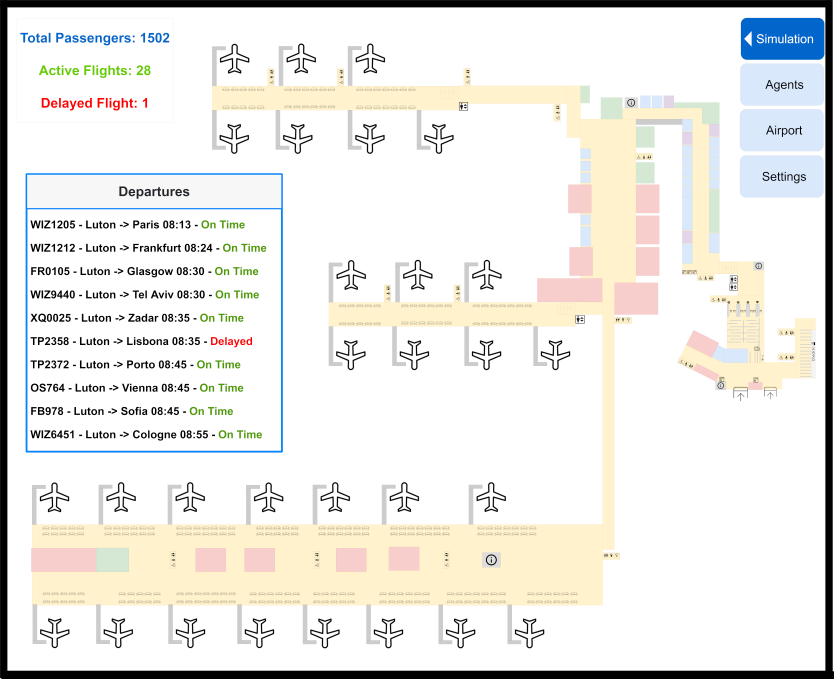
#> input picture layout_parser/in/full.png, 2500 x 2036 px (shown at 1/3 size)
$ python -i parse_image.py   (imports and definitions only)
#> lines starting #> are read from the running program, lines starting #| are printed output that depends on the picture; after the words box and inside, x2 and y2 are one past the last pixel; in counts of white or black regions, pixels touching at a corner belong together
#> further down, picture is the input picture: shape (2036, 2500, 3); mean B, G, R 229.7, 233.8, 234.9
import cv2
import json
import uuid
import glob
import os

import numpy as np
from absl import app, flags
from absl.flags import FLAGS
from no_indent import NoIndent, NoIndentEncoder

# [4 lines of commented-out code are left out]


# [95 lines left out: functions filter_min_contour, contour_to_list, split_obj_def, parse_objects, parse_gates, not called in this run]


# def parse_items(img: np.ndarray):
#     hsv_img = cv2.cvtColor(img, cv2.COLOR_RGB2HSV)
#
#     object_colors = list(map(lambda x: x.split(" "), SMALL_ITEMS.split(";")))
#
#     items = {}
#     for object_color in object_colors:
#         color = list(map(lambda x: float(x), object_color[0].split(",")))
#         low_b = (color[2] - 1, color[1] - 1, color[0] - 1)
#         up_b = (color[2] + 1, color[1] + 1, color[0] + 1)
#         color_hsv = cv2.cvtColor(
#             np.uint8([[[color[2], color[1], color[0]]]]), cv2.COLOR_BGR2HSV
#         )
#         low_b = np.array([
#             color_hsv[0][0][0] - 10 if color_hsv[0][0][0] - 10 > 0 else 0,
#             color_hsv[0][0][1] - 5 if color_hsv[0][0][1] - 5 > 0 else 0,
#             color_hsv[0][0][2] - 10 if color_hsv[0][0][2] - 10 > 0 else 0,
#         ])
#         up_b = np.array([
#             color_hsv[0][0][0] + 50 if color_hsv[0][0][0] + 50 < 360 else 360,
#             color_hsv[0][0][1] + 5 if color_hsv[0][0][1] + 5 < 255 else 255,
#             color_hsv[0][0][2] + 10 if color_hsv[0][0][2] + 10 < 255 else 255,
#         ])
#         # print(color)
#         # print(color_hsv)
#         # print(low_b)
#         # print(up_b)
#         mask = cv2.inRange(img, low_b, up_b)
#         # cv2.imshow(object_color[1], mask)
#         # cv2.waitKey()
#         contours, hierarchy = cv2.findContours(
#             mask, cv2.RETR_CCOMP, cv2.CHAIN_APPROX_SIMPLE
#         )
#         filtered = filter_min_contour(contours, eps=2)
#         items[object_color[1]] = {
#             "points": filtered,
#             "ids": list(map(lambda x: uuid.uuid4().hex, filtered)),
#             "color": "#%02x%02x%02x" % (int(color[0]), int(color[1]), int(color[2])),
#         }
#
#     return items


def parse_layout(img: np.ndarray):
    grayImage = cv2.cvtColor(img, cv2.COLOR_BGR2GRAY)
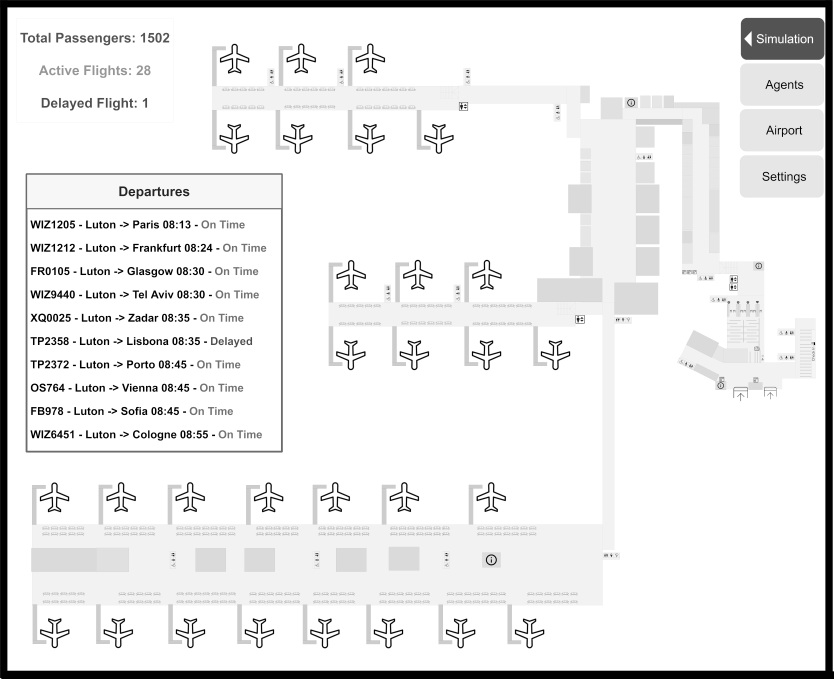
#> grayImage: shape (2036, 2500) (shown at 1/3 size); min 0, max 255, mean 233.7
    thresh, blackAndWhiteImage = cv2.threshold(grayImage, 250, 255, cv2.THRESH_BINARY)
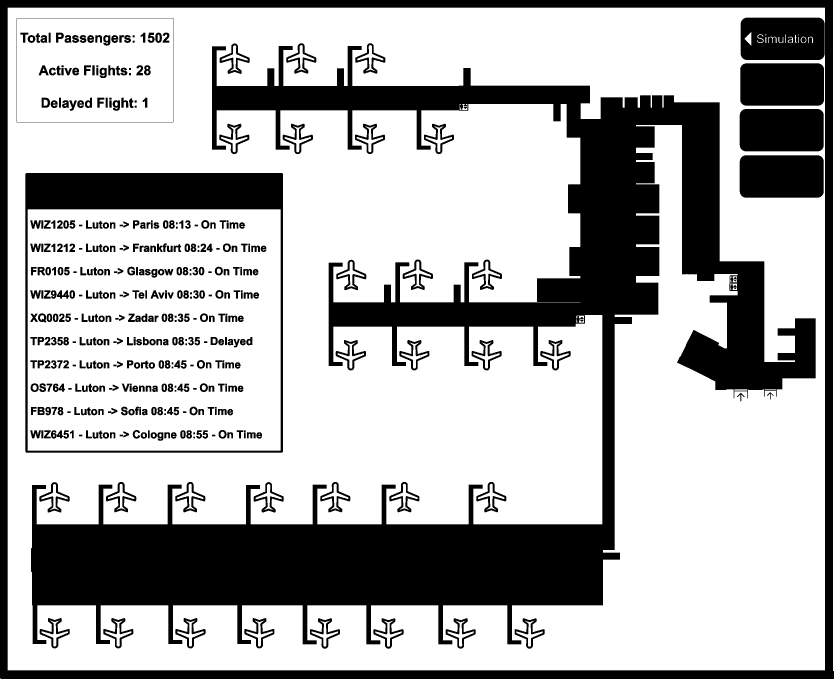
#> blackAndWhiteImage: shape (2036, 2500) (shown at 1/3 size); 69.8% white; 448 black regions
    # cv2.imshow('BW', blackAndWhiteImage)

    contours, hierarchy = cv2.findContours(
        blackAndWhiteImage, cv2.RETR_CCOMP, cv2.CHAIN_APPROX_SIMPLE
    )
#> contours = 648 contours, 76 with area under 20; largest, box (x1, y1, x2, y2) and area: (23, 23, 2475, 2011) 4870137, (92, 137, 2448, 1934) 961124, (75, 518, 850, 1359) 650139, (83, 628, 842, 1352) 548034, (2218, 465, 2472, 594) 32047

    longest = (0, 0)
    for i, ct in enumerate(contours):
        if ct.shape[0] > longest[1]:
            longest = (i, ct.shape[0])
#> this loop made 648 passes
#> (ct, longest) on pass 1: ([[0, 2035], [2, 2035]], (0, 2))
#> longest on passes 2, 3, 9, 508, 553, 557: (1, 141), (2, 148), (8, 154), (507, 158), (552, 169), (556, 170)

    return contours[longest[0]]


# [30 lines not run here, left out]


# [76 lines left out: function main, not called in this run]


# [5 lines not run here, left out]

>>> import cv2
>>> picture = cv2.imread('in/full.png')
>>> result = parse_layout(picture)
#> result = contour of 836 points, box (x1, y1, x2, y2) (92, 137, 2448, 1934), area 961124
